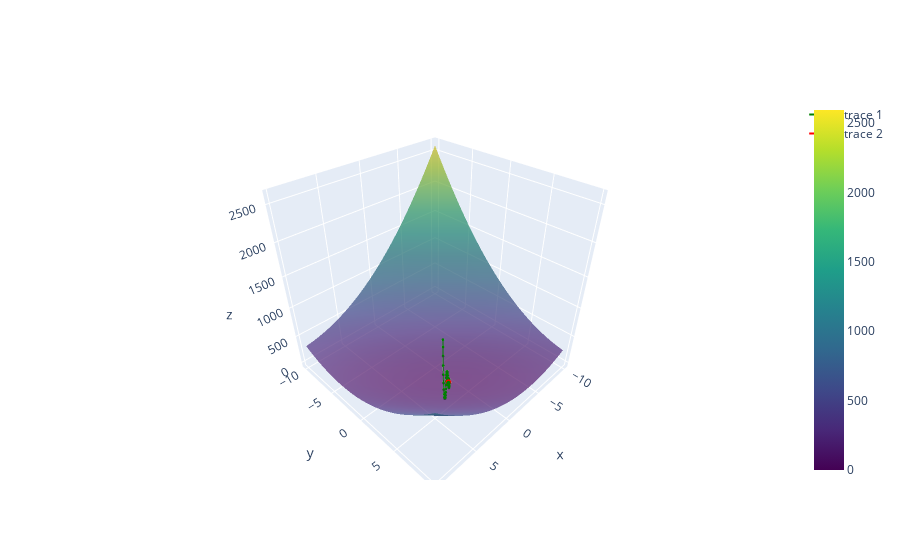

The code cell stored with this chart in its notebook:
### Code cell
visualize(df_coords, X, Y, Z)
